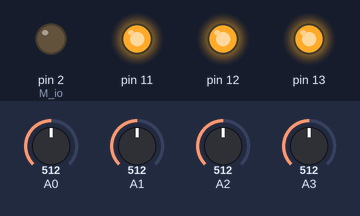
Bench run of a sketch on a simulated Arduino Uno, built with avr-gcc and run on an emulated ATmega328P. On the bench: output pins drawn as LEDs (lit = HIGH). The inputs (shaded band) are chosen by the test bench; at power-on: A0 = 512, A2 = 512, A1 = 512, A3 = 512. What the sketch prints to the serial monitor is not drawn.

Above: at 1.3 s.
1.4 s: A0 set to 784
2.9 s: A0 set to 809
At 3.5 s:
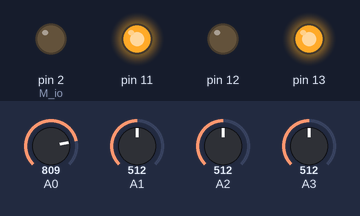
4.4 s: A2 set to 192
7.6 s: A2 set to 167
At 8.0 s:
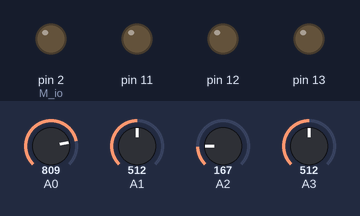
9.1 s: A0 set to 790
At 10.4 s:
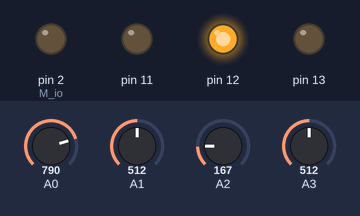
10.8 s: A1 set to 493
Timing chart, 0 to 13.8 s (numbered marks = the images above; inputs shaded):
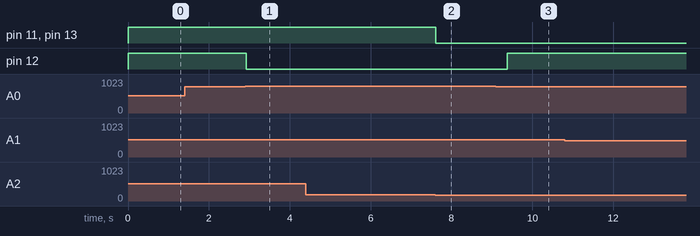

The sketch:

___.ino
```cpp
#include <MQ135.h>

int fc_A0;        //fc-37
int M135_A0;      //MQ-135(室外)
int M135_A1;      //MQ-135(室內)
int M7_A0;        //MQ-7
int M_io = 0;     //indoor=1(HIGH) outdoor=2(LOW)

void setup() {
  pinMode(2, OUTPUT);           //M_io
  pinMode(13, OUTPUT);          //空氣清淨機 red 13
  pinMode(12, OUTPUT);          //除濕機    green 12
  pinMode(11, OUTPUT);          //抽風機    yellow 11
  Serial.begin(9600);

}

void loop() {
  fc_A0      = analogRead(0);   // 讀fc-37類比訊號
  M135_A0    = analogRead(1);   // 讀MQ-135類比訊號(室外)
  M7_A0      = analogRead(2);   // 讀MQ-7類比訊號
  M135_A1    = analogRead(3);   // 讀MQ-135類比訊號(室內)
  /////////////////////////////////////////////////////////////////fc-37
  Serial.print("fc-37 : 類比->");
  Serial.print(fc_A0);
  Serial.print("  ");                      //在監控視窗印出從A0讀取的值
  if(fc_A0 < 800)                          //讀取fc-37感測器的A0判斷"下雨"
  {
    Serial.println("下雨");                 //在監控視窗印出"wet"
    digitalWrite(12,HIGH);                 //LED變亮--除濕機
    Serial.write("C");                     //關窗 Close
  }
  else                                     //讀取fc-37感測器的A0判斷"未下雨"
  {
    Serial.println("未下雨");               //在監控視窗印出"dry"
    digitalWrite(12,LOW);                  //LED變暗
    Serial.write("O");                     //開窗 Open
  }
  /////////////////////////////////////////////////////////////////MQ-135(室內0)
  if (M135_A1 > 500)                       //檢測到有害氣體
  {
    digitalWrite(13, HIGH);                //LED變亮--空氣清淨機
    digitalWrite(11, HIGH);                //LED變亮--抽風機
    Serial.write("O");                     //開窗 Open
  }
  else
  {
    digitalWrite(13, LOW);                 //LED變暗--空氣清淨機
    digitalWrite(11, LOW);                 //LED變暗--抽風機
    Serial.write("C");                     //關窗 Close
  }
  /////////////////////////////////////////////////////////////////MQ-135(室外1)
  if (M135_A0 > 500)                       //檢測到有害氣體
  {
    digitalWrite(13, HIGH);                //LED變亮--空氣清淨機
    Serial.write("E");                     //未下雨 E
    Serial.write("C");                     //關窗 Close
  }
  else
  {
    digitalWrite(13, LOW);                 //LED變暗--空氣清淨機
    Serial.write("O");                     //開窗 Open
  }
  /////////////////////////////////////////////////////////////////MQ-7
  if (M7_A0 > 180)                         //檢測到有害氣體
  {
    digitalWrite(13, HIGH);                //LED變亮--空氣清淨機
    digitalWrite(11, HIGH);                //LED變亮--抽風機
    Serial.write("O");                     //開窗 Open
  }
  else
  {
    digitalWrite(13, LOW);                 //LED變暗--空氣清淨機
    digitalWrite(11, LOW);                 //LED變暗--抽風機
    Serial.write("C");                     //關窗 Close
  }
  /////////////////////////////////////////////////////////////////序列埠視窗MQ-135(室內1)
  Serial.print("MQ-135(indoor) : 氣體數值->");
  Serial.println(M135_A1, DEC);
  /////////////////////////////////////////////////////////////////序列埠視窗MQ-135(室外0)
  Serial.print("MQ-135(outdoor): 氣體數值->");
  Serial.println(M135_A0, DEC);
  /////////////////////////////////////////////////////////////////序列埠視窗MQ-7
  Serial.print("MQ-7           : 氣體數值->");
  Serial.println(M7_A0, DEC);
  Serial.println("　");
  /////////////////////////////////////////////////////////////////室內外通知判斷(傳遞訊號給arduino_2)
  /*if(M_io == 1) {digitalWrite(2,HIGH);} //室內
  if(M_io == 2) {digitalWrite(2,LOW);}  //室外*/
  delay(500);
}


/*
MQ-135
  正常空氣返回約100-200
  瓦斯 450~650
  酒精 400~700
MQ-7
  線香 180~260
*/
```

Measured:
- the behaviour switches between 799 and 800 on A0 (found by bisection; images 0 and 1)
- the behaviour switches between 181 and 180 on A2 (found by bisection; images 1 and 2)
- after the input at 1.4 s, every drawn part: stays the same
- after the input at 2.9 s, pin 12: HIGH → LOW at once
- after the input at 4.4 s, every drawn part: stays the same
- after the input at 7.6 s, pin 11, pin 13: HIGH → LOW at once
- after the input at 9.1 s, pin 12: LOW → HIGH after 0.27 s
